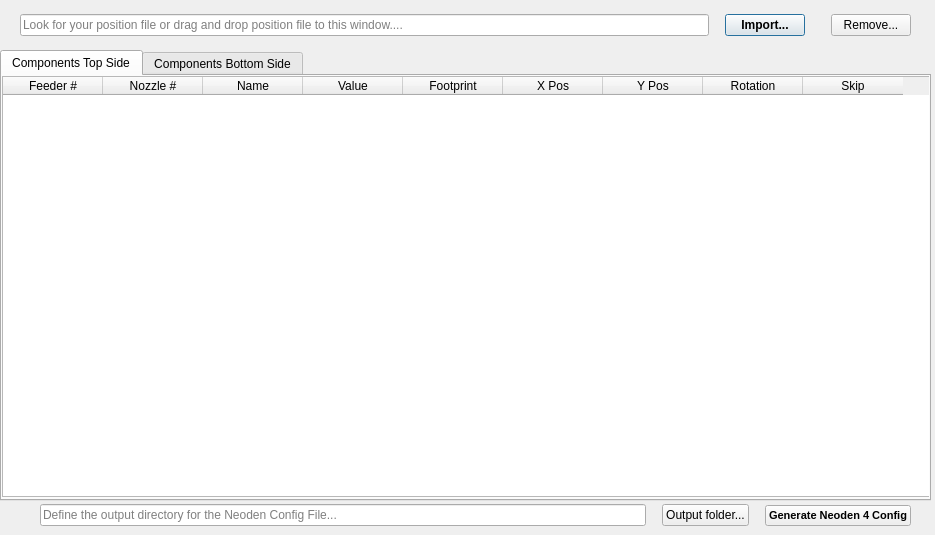
<?xml version="1.0" encoding="UTF-8"?>
<ui version="4.0">
 <class>GenerateNeodenConfigDialog</class>
 <widget class="QDialog" name="GenerateNeodenConfigDialog">
  <property name="geometry">
   <rect>
    <x>0</x>
    <y>0</y>
    <width>935</width>
    <height>535</height>
   </rect>
  </property>
  <property name="minimumSize">
   <size>
    <width>100</width>
    <height>100</height>
   </size>
  </property>
  <property name="maximumSize">
   <size>
    <width>1024</width>
    <height>768</height>
   </size>
  </property>
  <property name="windowTitle">
   <string>Generate Neoden4 Config</string>
  </property>
  <widget class="QWidget" name="horizontalLayoutWidget_2">
   <property name="geometry">
    <rect>
     <x>0</x>
     <y>0</y>
     <width>931</width>
     <height>51</height>
    </rect>
   </property>
   <layout class="QHBoxLayout" name="horizontalLayout_2">
    <item>
     <spacer name="horizontalSpacer_3">
      <property name="orientation">
       <enum>Qt::Horizontal</enum>
      </property>
      <property name="sizeType">
       <enum>QSizePolicy::Preferred</enum>
      </property>
      <property name="sizeHint" stdset="0">
       <size>
        <width>20</width>
        <height>20</height>
       </size>
      </property>
     </spacer>
    </item>
    <item>
     <widget class="QLineEdit" name="ledImportPositionFilePath">
      <property name="placeholderText">
       <string>Look for your position file or drag and drop position file to this window....</string>
      </property>
     </widget>
    </item>
    <item>
     <spacer name="horizontalSpacer_4">
      <property name="orientation">
       <enum>Qt::Horizontal</enum>
      </property>
      <property name="sizeType">
       <enum>QSizePolicy::Minimum</enum>
      </property>
      <property name="sizeHint" stdset="0">
       <size>
        <width>10</width>
        <height>20</height>
       </size>
      </property>
     </spacer>
    </item>
    <item>
     <widget class="QPushButton" name="btnImportPositionFile">
      <property name="font">
       <font>
        <weight>75</weight>
        <bold>true</bold>
       </font>
      </property>
      <property name="text">
       <string>Import...</string>
      </property>
     </widget>
    </item>
    <item>
     <spacer name="horizontalSpacer_6">
      <property name="orientation">
       <enum>Qt::Horizontal</enum>
      </property>
      <property name="sizeType">
       <enum>QSizePolicy::Minimum</enum>
      </property>
      <property name="sizeHint" stdset="0">
       <size>
        <width>20</width>
        <height>20</height>
       </size>
      </property>
     </spacer>
    </item>
    <item>
     <widget class="QPushButton" name="btnRemovePositionFile">
      <property name="text">
       <string>Remove...</string>
      </property>
     </widget>
    </item>
    <item>
     <spacer name="horizontalSpacer_5">
      <property name="orientation">
       <enum>Qt::Horizontal</enum>
      </property>
      <property name="sizeType">
       <enum>QSizePolicy::Preferred</enum>
      </property>
      <property name="sizeHint" stdset="0">
       <size>
        <width>20</width>
        <height>20</height>
       </size>
      </property>
     </spacer>
    </item>
   </layout>
  </widget>
  <widget class="QWidget" name="horizontalLayoutWidget_4">
   <property name="geometry">
    <rect>
     <x>0</x>
     <y>500</y>
     <width>931</width>
     <height>31</height>
    </rect>
   </property>
   <layout class="QHBoxLayout" name="horizontalLayout_4">
    <item>
     <spacer name="horizontalSpacer_2">
      <property name="orientation">
       <enum>Qt::Horizontal</enum>
      </property>
      <property name="sizeType">
       <enum>QSizePolicy::Preferred</enum>
      </property>
      <property name="sizeHint" stdset="0">
       <size>
        <width>40</width>
        <height>20</height>
       </size>
      </property>
     </spacer>
    </item>
    <item>
     <widget class="QLineEdit" name="ledFilesOutputDirectory">
      <property name="placeholderText">
       <string>Define the output directory for the Neoden Config File...</string>
      </property>
     </widget>
    </item>
    <item>
     <spacer name="horizontalSpacer_8">
      <property name="orientation">
       <enum>Qt::Horizontal</enum>
      </property>
      <property name="sizeType">
       <enum>QSizePolicy::Preferred</enum>
      </property>
      <property name="sizeHint" stdset="0">
       <size>
        <width>10</width>
        <height>20</height>
       </size>
      </property>
     </spacer>
    </item>
    <item>
     <widget class="QPushButton" name="btnOutputFolderDirectory">
      <property name="text">
       <string>Output folder...</string>
      </property>
     </widget>
    </item>
    <item>
     <spacer name="horizontalSpacer_7">
      <property name="orientation">
       <enum>Qt::Horizontal</enum>
      </property>
      <property name="sizeType">
       <enum>QSizePolicy::Preferred</enum>
      </property>
      <property name="sizeHint" stdset="0">
       <size>
        <width>10</width>
        <height>20</height>
       </size>
      </property>
     </spacer>
    </item>
    <item>
     <widget class="QPushButton" name="btnGenerateNeodenConfig">
      <property name="font">
       <font>
        <pointsize>8</pointsize>
        <weight>75</weight>
        <bold>true</bold>
       </font>
      </property>
      <property name="text">
       <string>Generate Neoden 4 Config</string>
      </property>
     </widget>
    </item>
    <item>
     <spacer name="horizontalSpacer">
      <property name="orientation">
       <enum>Qt::Horizontal</enum>
      </property>
      <property name="sizeType">
       <enum>QSizePolicy::Preferred</enum>
      </property>
      <property name="sizeHint" stdset="0">
       <size>
        <width>20</width>
        <height>20</height>
       </size>
      </property>
     </spacer>
    </item>
   </layout>
  </widget>
  <widget class="QWidget" name="verticalLayoutWidget">
   <property name="geometry">
    <rect>
     <x>0</x>
     <y>50</y>
     <width>931</width>
     <height>451</height>
    </rect>
   </property>
   <layout class="QVBoxLayout" name="verticalLayout">
    <item>
     <widget class="QTabWidget" name="twContainerTabs">
      <property name="currentIndex">
       <number>0</number>
      </property>
      <widget class="QWidget" name="tbFrontComponents">
       <attribute name="title">
        <string>Components Top Side</string>
       </attribute>
       <widget class="QTableWidget" name="tableTopComponents">
        <property name="geometry">
         <rect>
          <x>0</x>
          <y>0</y>
          <width>931</width>
          <height>421</height>
         </rect>
        </property>
        <property name="editTriggers">
         <set>QAbstractItemView::NoEditTriggers</set>
        </property>
        <property name="rowCount">
         <number>0</number>
        </property>
        <column>
         <property name="text">
          <string>Feeder #</string>
         </property>
         <property name="toolTip">
          <string>&lt;html&gt;&lt;head/&gt;&lt;body&gt;&lt;p&gt;Select the feeder number from 1 to 48 for normal feeders.&lt;/p&gt;&lt;p&gt;From 49 to 98 to use Special feeders.&lt;/p&gt;&lt;p&gt;&amp;quot;Special feeders&amp;quot; are:&lt;/p&gt;&lt;p&gt; - Cut reel-tape&lt;/p&gt;&lt;p&gt; - Waffer Trays&lt;/p&gt;&lt;/body&gt;&lt;/html&gt;</string>
         </property>
         <property name="whatsThis">
          <string>&lt;html&gt;&lt;head/&gt;&lt;body&gt;&lt;p&gt;Select the feeder number from 1 to 48 for normal feeders.&lt;/p&gt;&lt;p&gt;From 49 to 98 to use Special feeders.&lt;/p&gt;&lt;p&gt;&amp;quot;Special feeders&amp;quot; are:&lt;/p&gt;&lt;p&gt; - Cut reel-tape&lt;/p&gt;&lt;p&gt; - Waffer Trays&lt;/p&gt;&lt;/body&gt;&lt;/html&gt;</string>
         </property>
        </column>
        <column>
         <property name="text">
          <string>Nozzle #</string>
         </property>
         <property name="toolTip">
          <string>&lt;html&gt;&lt;head/&gt;&lt;body&gt;&lt;p&gt;Select the correct Nozzle number for the component size. &lt;/p&gt;&lt;p&gt;Nozzle 1 = 0402,0603, 0805&lt;/p&gt;&lt;p&gt;Nozzle 2 = 1206, 1210, 2512, 3528, 5630&lt;/p&gt;&lt;p&gt;Nozzle 3 = TQFP, IC's&lt;/p&gt;&lt;p&gt;Nozzle 4 = 5050, SOP-8, SOIC, SOT&lt;/p&gt;&lt;/body&gt;&lt;/html&gt;</string>
         </property>
         <property name="whatsThis">
          <string>&lt;html&gt;&lt;head/&gt;&lt;body&gt;&lt;p&gt;Select the correct Nozzle number for the component size. &lt;/p&gt;&lt;p&gt;Nozzle 1 = 0402,0603, 0805&lt;/p&gt;&lt;p&gt;Nozzle 2 = 1206, 1210, 2512, 3528, 5630&lt;/p&gt;&lt;p&gt;Nozzle 3 = TQFP, IC's&lt;/p&gt;&lt;p&gt;Nozzle 4 = 5050, SOP-8, SOIC, SOT&lt;/p&gt;&lt;/body&gt;&lt;/html&gt;</string>
         </property>
        </column>
        <column>
         <property name="text">
          <string>Name</string>
         </property>
         <property name="toolTip">
          <string>&lt;html&gt;&lt;head/&gt;&lt;body&gt;&lt;p&gt;Displays the name of the component. For example:&lt;/p&gt;&lt;p&gt;C1 =&amp;gt; Capacitor 1&lt;/p&gt;&lt;p&gt;R10 =&amp;gt; Resistor 10&lt;/p&gt;&lt;/body&gt;&lt;/html&gt;</string>
         </property>
         <property name="whatsThis">
          <string>&lt;html&gt;&lt;head/&gt;&lt;body&gt;&lt;p&gt;Displays the name of the component. For example:&lt;/p&gt;&lt;p&gt;C1 =&amp;gt; Capacitor 1&lt;/p&gt;&lt;p&gt;R10 =&amp;gt; Resistor 10&lt;/p&gt;&lt;/body&gt;&lt;/html&gt;</string>
         </property>
        </column>
        <column>
         <property name="text">
          <string>Value</string>
         </property>
         <property name="toolTip">
          <string>&lt;html&gt;&lt;head/&gt;&lt;body&gt;&lt;p&gt;Displays the value of the component. For example:&lt;/p&gt;&lt;p&gt;100nF, 10k, ESP32, etc&lt;/p&gt;&lt;/body&gt;&lt;/html&gt;</string>
         </property>
         <property name="whatsThis">
          <string>&lt;html&gt;&lt;head/&gt;&lt;body&gt;&lt;p&gt;Displays the value of the component. For example:&lt;/p&gt;&lt;p&gt;100nF, 10k, ESP32, etc&lt;/p&gt;&lt;/body&gt;&lt;/html&gt;</string>
         </property>
        </column>
        <column>
         <property name="text">
          <string>Footprint</string>
         </property>
         <property name="toolTip">
          <string>&lt;html&gt;&lt;head/&gt;&lt;body&gt;&lt;p&gt;Displays the footprint of the Component.&lt;/p&gt;&lt;p&gt;If this footprint is wrong, select the correct footprint from the list. Example:&lt;/p&gt;&lt;p&gt;- SOT223-3&lt;/p&gt;&lt;p&gt;- 0805&lt;/p&gt;&lt;/body&gt;&lt;/html&gt;</string>
         </property>
         <property name="whatsThis">
          <string>&lt;html&gt;&lt;head/&gt;&lt;body&gt;&lt;p&gt;Displays the footprint of the Component.&lt;/p&gt;&lt;p&gt;If this footprint is wrong, select the correct footprint from the list. Example:&lt;/p&gt;&lt;p&gt;- SOT223-3&lt;/p&gt;&lt;p&gt;- 0805&lt;/p&gt;&lt;/body&gt;&lt;/html&gt;</string>
         </property>
        </column>
        <column>
         <property name="text">
          <string>X Pos</string>
         </property>
         <property name="toolTip">
          <string>&lt;html&gt;&lt;head/&gt;&lt;body&gt;&lt;p&gt;Displays the To-Be X coordinate for the component. For example:&lt;/p&gt;&lt;p&gt;98.62&lt;/p&gt;&lt;/body&gt;&lt;/html&gt;</string>
         </property>
         <property name="whatsThis">
          <string>&lt;html&gt;&lt;head/&gt;&lt;body&gt;&lt;p&gt;Displays the To-Be X coordinate for the component. For example:&lt;/p&gt;&lt;p&gt;98.62&lt;/p&gt;&lt;/body&gt;&lt;/html&gt;</string>
         </property>
        </column>
        <column>
         <property name="text">
          <string>Y Pos</string>
         </property>
         <property name="toolTip">
          <string>&lt;html&gt;&lt;head/&gt;&lt;body&gt;&lt;p&gt;Displays the To-Be Y coordinate for the component. For example:&lt;/p&gt;&lt;p&gt;56.21&lt;/p&gt;&lt;/body&gt;&lt;/html&gt;</string>
         </property>
         <property name="whatsThis">
          <string>&lt;html&gt;&lt;head/&gt;&lt;body&gt;&lt;p&gt;Displays the To-Be Y coordinate for the component. For example:&lt;/p&gt;&lt;p&gt;56.21&lt;/p&gt;&lt;/body&gt;&lt;/html&gt;</string>
         </property>
        </column>
        <column>
         <property name="text">
          <string>Rotation</string>
         </property>
         <property name="toolTip">
          <string>&lt;html&gt;&lt;head/&gt;&lt;body&gt;&lt;p&gt;Displays the amount of degrees the component has to be rotated for placement.&lt;/p&gt;&lt;/body&gt;&lt;/html&gt;</string>
         </property>
         <property name="whatsThis">
          <string>&lt;html&gt;&lt;head/&gt;&lt;body&gt;&lt;p&gt;Displays the amount of degrees the component has to be rotated for placement.&lt;/p&gt;&lt;/body&gt;&lt;/html&gt;</string>
         </property>
        </column>
        <column>
         <property name="text">
          <string>Skip</string>
         </property>
         <property name="toolTip">
          <string>&lt;html&gt;&lt;head/&gt;&lt;body&gt;&lt;p&gt;Display &amp;quot;Yes&amp;quot; if component needs to be skipped during the pick&amp;amp;place proccess.&lt;/p&gt;&lt;p&gt;Select &amp;quot;Yes&amp;quot; if the component needs to be skipped or&lt;/p&gt;&lt;p&gt;select &amp;quot;No&amp;quot; if the component does not need to be skipped.&lt;/p&gt;&lt;p&gt;Default value = &amp;quot;No&amp;quot;&lt;/p&gt;&lt;/body&gt;&lt;/html&gt;</string>
         </property>
         <property name="whatsThis">
          <string>&lt;html&gt;&lt;head/&gt;&lt;body&gt;&lt;p&gt;Display &amp;quot;Yes&amp;quot; if component needs to be skipped during the pick&amp;amp;place proccess.&lt;/p&gt;&lt;p&gt;Select &amp;quot;Yes&amp;quot; if the component needs to be skipped or&lt;/p&gt;&lt;p&gt;select &amp;quot;No&amp;quot; if the component does not need to be skipped.&lt;/p&gt;&lt;p&gt;Default value = &amp;quot;No&amp;quot;&lt;/p&gt;&lt;/body&gt;&lt;/html&gt;</string>
         </property>
        </column>
       </widget>
      </widget>
      <widget class="QWidget" name="tbBackComponents">
       <attribute name="title">
        <string>Components Bottom Side</string>
       </attribute>
       <widget class="QTableWidget" name="tableBottomComponents">
        <property name="geometry">
         <rect>
          <x>0</x>
          <y>0</y>
          <width>1051</width>
          <height>681</height>
         </rect>
        </property>
        <property name="editTriggers">
         <set>QAbstractItemView::NoEditTriggers</set>
        </property>
        <column>
         <property name="text">
          <string>Feeder #</string>
         </property>
         <property name="toolTip">
          <string>&lt;html&gt;&lt;head/&gt;&lt;body&gt;&lt;p&gt;Select the feeder number from 1 to 48 for normal feeders.&lt;/p&gt;&lt;p&gt;From 49 to 98 to use Special feeders.&lt;/p&gt;&lt;p&gt;&amp;quot;Special feeders&amp;quot; are:&lt;/p&gt;&lt;p&gt; - Cut reel-tape&lt;/p&gt;&lt;p&gt; - Waffer Trays&lt;/p&gt;&lt;/body&gt;&lt;/html&gt;</string>
         </property>
         <property name="whatsThis">
          <string>&lt;html&gt;&lt;head/&gt;&lt;body&gt;&lt;p&gt;Select the feeder number from 1 to 48 for normal feeders.&lt;/p&gt;&lt;p&gt;From 49 to 98 to use Special feeders.&lt;/p&gt;&lt;p&gt;&amp;quot;Special feeders&amp;quot; are:&lt;/p&gt;&lt;p&gt; - Cut reel-tape&lt;/p&gt;&lt;p&gt; - Waffer Trays&lt;/p&gt;&lt;/body&gt;&lt;/html&gt;</string>
         </property>
        </column>
        <column>
         <property name="text">
          <string>Nozzle #</string>
         </property>
         <property name="toolTip">
          <string>&lt;html&gt;&lt;head/&gt;&lt;body&gt;&lt;p&gt;Select the correct Nozzle number for the component size. &lt;/p&gt;&lt;p&gt;Nozzle 1 = 0402,0603, 0805&lt;/p&gt;&lt;p&gt;Nozzle 2 = 1206, 1210, 2512, 3528, 5630&lt;/p&gt;&lt;p&gt;Nozzle 3 = TQFP, IC's&lt;/p&gt;&lt;p&gt;Nozzle 4 = 5050, SOP-8, SOIC, SOT&lt;/p&gt;&lt;/body&gt;&lt;/html&gt;</string>
         </property>
         <property name="whatsThis">
          <string>&lt;html&gt;&lt;head/&gt;&lt;body&gt;&lt;p&gt;Select the correct Nozzle number for the component size. &lt;/p&gt;&lt;p&gt;Nozzle 1 = 0402,0603, 0805&lt;/p&gt;&lt;p&gt;Nozzle 2 = 1206, 1210, 2512, 3528, 5630&lt;/p&gt;&lt;p&gt;Nozzle 3 = TQFP, IC's&lt;/p&gt;&lt;p&gt;Nozzle 4 = 5050, SOP-8, SOIC, SOT&lt;/p&gt;&lt;/body&gt;&lt;/html&gt;</string>
         </property>
        </column>
        <column>
         <property name="text">
          <string>Name</string>
         </property>
         <property name="toolTip">
          <string>&lt;html&gt;&lt;head/&gt;&lt;body&gt;&lt;p&gt;Displays the name of the component. For example:&lt;/p&gt;&lt;p&gt;C1 =&amp;gt; Capacitor 1&lt;/p&gt;&lt;p&gt;R10 =&amp;gt; Resistor 10&lt;/p&gt;&lt;/body&gt;&lt;/html&gt;</string>
         </property>
         <property name="whatsThis">
          <string>&lt;html&gt;&lt;head/&gt;&lt;body&gt;&lt;p&gt;Displays the name of the component. For example:&lt;/p&gt;&lt;p&gt;C1 =&amp;gt; Capacitor 1&lt;/p&gt;&lt;p&gt;R10 =&amp;gt; Resistor 10&lt;/p&gt;&lt;/body&gt;&lt;/html&gt;</string>
         </property>
        </column>
        <column>
         <property name="text">
          <string>Value</string>
         </property>
         <property name="toolTip">
          <string>&lt;html&gt;&lt;head/&gt;&lt;body&gt;&lt;p&gt;Displays the value of the component. For example:&lt;/p&gt;&lt;p&gt;100nF, 10k, ESP32, etc&lt;/p&gt;&lt;/body&gt;&lt;/html&gt;</string>
         </property>
         <property name="whatsThis">
          <string>&lt;html&gt;&lt;head/&gt;&lt;body&gt;&lt;p&gt;Displays the value of the component. For example:&lt;/p&gt;&lt;p&gt;100nF, 10k, ESP32, etc&lt;/p&gt;&lt;/body&gt;&lt;/html&gt;</string>
         </property>
        </column>
        <column>
         <property name="text">
          <string>Footprint</string>
         </property>
         <property name="toolTip">
          <string>&lt;html&gt;&lt;head/&gt;&lt;body&gt;&lt;p&gt;Displays the footprint of the Component.&lt;/p&gt;&lt;p&gt;If this footprint is wrong, select the correct footprint from the list. Example:&lt;/p&gt;&lt;p&gt;- SOT223-3&lt;/p&gt;&lt;p&gt;- 0805&lt;/p&gt;&lt;/body&gt;&lt;/html&gt;</string>
         </property>
         <property name="whatsThis">
          <string>&lt;html&gt;&lt;head/&gt;&lt;body&gt;&lt;p&gt;Displays the footprint of the Component.&lt;/p&gt;&lt;p&gt;If this footprint is wrong, select the correct footprint from the list. Example:&lt;/p&gt;&lt;p&gt;- SOT223-3&lt;/p&gt;&lt;p&gt;- 0805&lt;/p&gt;&lt;/body&gt;&lt;/html&gt;</string>
         </property>
        </column>
        <column>
         <property name="text">
          <string>X Pos</string>
         </property>
         <property name="toolTip">
          <string>&lt;html&gt;&lt;head/&gt;&lt;body&gt;&lt;p&gt;Displays the To-Be X coordinate for the component. For example:&lt;/p&gt;&lt;p&gt;98.62&lt;/p&gt;&lt;/body&gt;&lt;/html&gt;</string>
         </property>
         <property name="whatsThis">
          <string>&lt;html&gt;&lt;head/&gt;&lt;body&gt;&lt;p&gt;Displays the To-Be X coordinate for the component. For example:&lt;/p&gt;&lt;p&gt;98.62&lt;/p&gt;&lt;/body&gt;&lt;/html&gt;</string>
         </property>
        </column>
        <column>
         <property name="text">
          <string>Y Pos</string>
         </property>
         <property name="toolTip">
          <string>&lt;html&gt;&lt;head/&gt;&lt;body&gt;&lt;p&gt;Displays the To-Be Y coordinate for the component. For example:&lt;/p&gt;&lt;p&gt;56.21&lt;/p&gt;&lt;/body&gt;&lt;/html&gt;</string>
         </property>
         <property name="whatsThis">
          <string>&lt;html&gt;&lt;head/&gt;&lt;body&gt;&lt;p&gt;Displays the To-Be Y coordinate for the component. For example:&lt;/p&gt;&lt;p&gt;56.21&lt;/p&gt;&lt;/body&gt;&lt;/html&gt;</string>
         </property>
        </column>
        <column>
         <property name="text">
          <string>Rotation</string>
         </property>
         <property name="toolTip">
          <string>&lt;html&gt;&lt;head/&gt;&lt;body&gt;&lt;p&gt;Displays the amount of degrees the component has to be rotated for placement.&lt;/p&gt;&lt;/body&gt;&lt;/html&gt;</string>
         </property>
         <property name="whatsThis">
          <string>&lt;html&gt;&lt;head/&gt;&lt;body&gt;&lt;p&gt;Displays the amount of degrees the component has to be rotated for placement.&lt;/p&gt;&lt;/body&gt;&lt;/html&gt;</string>
         </property>
        </column>
        <column>
         <property name="text">
          <string>Skip</string>
         </property>
         <property name="toolTip">
          <string>&lt;html&gt;&lt;head/&gt;&lt;body&gt;&lt;p&gt;Display &amp;quot;Yes&amp;quot; if component needs to be skipped during the pick&amp;amp;place proccess.&lt;/p&gt;&lt;p&gt;Select &amp;quot;Yes&amp;quot; if the component needs to be skipped or&lt;/p&gt;&lt;p&gt;select &amp;quot;No&amp;quot; if the component does not need to be skipped.&lt;/p&gt;&lt;p&gt;Default value = &amp;quot;No&amp;quot;&lt;/p&gt;&lt;/body&gt;&lt;/html&gt;</string>
         </property>
         <property name="whatsThis">
          <string>&lt;html&gt;&lt;head/&gt;&lt;body&gt;&lt;p&gt;Display &amp;quot;Yes&amp;quot; if component needs to be skipped during the pick&amp;amp;place proccess.&lt;/p&gt;&lt;p&gt;Select &amp;quot;Yes&amp;quot; if the component needs to be skipped or&lt;/p&gt;&lt;p&gt;select &amp;quot;No&amp;quot; if the component does not need to be skipped.&lt;/p&gt;&lt;p&gt;Default value = &amp;quot;No&amp;quot;&lt;/p&gt;&lt;/body&gt;&lt;/html&gt;</string>
         </property>
        </column>
       </widget>
      </widget>
     </widget>
    </item>
   </layout>
  </widget>
 </widget>
 <resources/>
 <connections/>
</ui>
